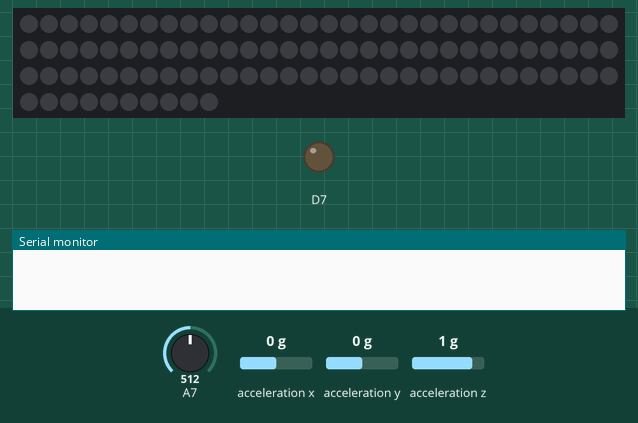
A sketch run on a simulated Arduino Nano 33 IoT. On the bench: 100 RGB LEDs in strip order, left to right, continuing on the next row, output pins drawn as LEDs (lit = HIGH), the last lines printed to the serial monitor. The test bench sets the inputs (shaded band); at power-on: A7 = 512, acceleration x 0 g, acceleration y 0 g, acceleration z 1 g. Colours are those a GRB WS2812 strip shows for the declared byte order.

Above: at 1.2 s.
1.3 s: A7 set to 783
2.8 s: A7 set to 810
At 3.72 s:
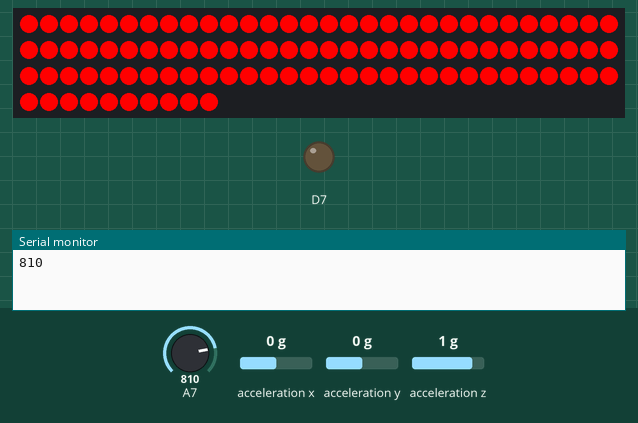
8.8 s: A7 set to 790
11.8 s: A7 set to 992
At 12.31 s:
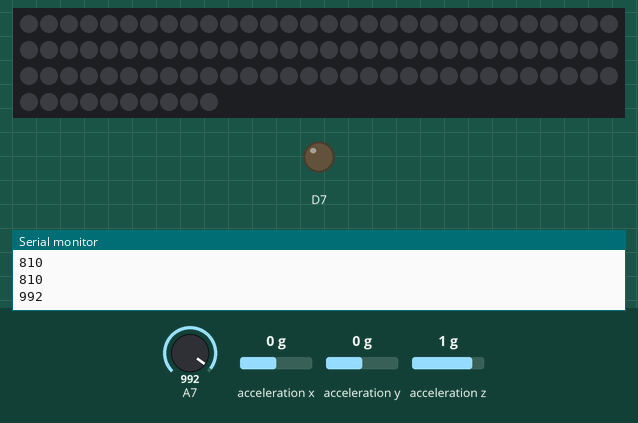

The sketch:

rnd_final_arduino.ino
```cpp
#include <Arduino_LSM6DS3.h>
#include <FastLED.h>

#define NUM_LEDS 100

CRGB leds[NUM_LEDS];

int sameReading = 0;
int threshold = 20;

float zero_threshold = 13.0;
float current_max;

bool startRecording = false;
int stable_count = 0;

void setup() {
  Serial.begin(9600);

  pinMode(7, OUTPUT);

  FastLED.addLeds<WS2812, 2, RGB>(leds, NUM_LEDS);

  if (!IMU.begin()) {
    Serial.println("Failed to initialize IMU!");
    while (true)
      ;
  }
}

void loop() {

  int photoCellReading = analogRead(7);

  if (photoCellReading > 800) {
    Serial.println(photoCellReading);
    photoCellLEDEffect();
    photoCellLEDEffect();
    photoCellLEDEffect();
    photoCellLEDEffect();
    photoCellLEDEffect();
  }

  float x, y, z;
  int orientation = -1;

  if (IMU.accelerationAvailable()) {
    IMU.readAcceleration(x, y, z);

    x = x * 10;
    y = y * 10;
    z = z * 10;

    if (stable_count >= 30) {
      if (current_max != 0.00) {
        Serial.print("current max is: ");
        Serial.println(current_max);
        if (current_max <= 15.00) {
          weakestLEDEffect();
        } else if (current_max <= 30.00) {
          mediumLEDEffect();
        } else {
          strongLEDEffect();
        }
      }

      startRecording = false;
      current_max = 0.0;
    }

    if (abs(x) < zero_threshold && abs(y) < zero_threshold && abs(z) < zero_threshold) {
      stable_count += 1;
    }

    if (abs(x) >= zero_threshold || abs(y) >= zero_threshold || abs(z) >= zero_threshold) {
      startRecording = true;
      stable_count = 0;
    }

    if (startRecording) {
      if (abs(x) > current_max) {
        current_max = abs(x);
      } else if (abs(y) > current_max) {
        current_max = abs(y);
      } else if (abs(z) > current_max) {
        current_max = abs(z);
      }
    }
  }
}

void photoCellLEDEffect() {
  for (int i = 0; i <= NUM_LEDS; i++) {
    leds[i] = CRGB(0, 0, 0);
    FastLED.show();
  }

  delay(100);
  for (int i = 0; i <= NUM_LEDS; i++) {
    leds[i] = CRGB(0, 255, 0);
    FastLED.show();
  }
  delay(100);
}

void weakestLEDEffect() {
  for (int i = 0; i <= NUM_LEDS; i++) {
    leds[i] = CRGB(60, 100, 0);
    FastLED.show();
  }
}

void mediumLEDEffect() {
  for (int i = 0; i <= NUM_LEDS; i++) {
    leds[i] = CRGB(244, 164, 96);
    FastLED.show();
  }
}

void strongLEDEffect() {
  for (int i = 0; i <= NUM_LEDS; i++) {
    leds[i] = CRGB(0, 255, 0);
    FastLED.show();
  }
}
```

Measured:
- the behaviour switches between 800 and 801 on A7 (found by bisection; images 0 and 1)
- after the input at 1.3 s, every drawn part: stays the same
- after the input at 11.8 s, the LEDs: change after 0.31 s (image 2)
- what the display in image 1 shows lasts 0.4 s, from 3.5 s to 3.9 s
